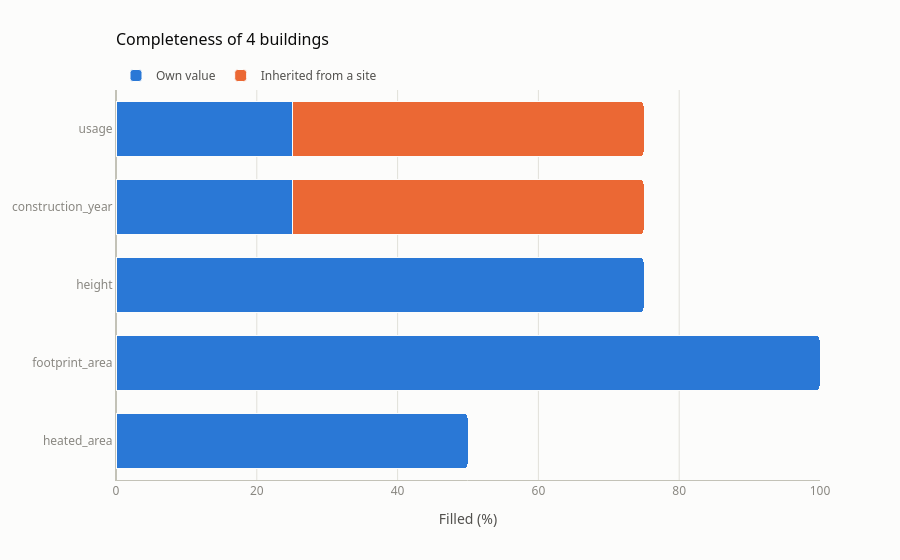

This figure's notebook cell:
### Markdown cell above
## 9. Les graphiques

Avec l'extra `[plot]`, `selection.plot` construit des figures plotly. Chaque méthode **renvoie**
une `plotly.graph_objects.Figure` sans l'afficher : Jupyter l'affiche quand elle termine la
cellule ; ailleurs, `fig.show()` ou `fig.write_html(...)`. Les entités sans valeur ne sont pas
tracées et le sous-titre dit combien elles sont.

### 9.1 Rapports : complétude et sources

### Code cell
buildings.plot.completeness(report_fields)

### Figure 1 — Plotly figure (JSON) as saved in the notebook; plotly's stock layout.template omitted (floating-point values rounded to 4 significant figures)
{"data": [{"hovertemplate": "%{y}: %{x:.0f} %<extra>Own value</extra>", "marker": {"color": "#2a78d6", "line": {"color": "#fcfcfb", "width": 1}}, "name": "Own value", "orientation": "h", "x": [25.0, 25.0, 75.0, 100.0, 50.0], "y": ["usage", "construction_year", "height", "footprint_area", "heated_area"], "type": "bar"}, {"hovertemplate": "%{y}: %{x:.0f} %<extra>Inherited from a site</extra>", "marker": {"color": "#eb6834", "line": {"color": "#fcfcfb", "width": 1}}, "name": "Inherited from a site", "orientation": "h", "x": [50.0, 50.0, 0.0, 0.0, 0.0], "y": ["usage", "construction_year", "height", "footprint_area", "heated_area"], "type": "bar"}], "layout": {"title": {"font": {"size": 16, "color": "#0b0b0b"}, "text": "Completeness of 4 buildings", "x": 0, "xref": "paper", "xanchor": "left"}, "font": {"family": "system-ui, -apple-system, \"Segoe UI\", sans-serif", "size": 12, "color": "#52514e"}, "legend": {"orientation": "h", "yanchor": "bottom", "y": 1.0, "x": 0, "title": {}, "traceorder": "normal"}, "hoverlabel": {"font": {"color": "#0b0b0b", "family": "system-ui, -apple-system, \"Segoe UI\", sans-serif"}, "bgcolor": "#fcfcfb"}, "margin": {"t": 90}, "paper_bgcolor": "#fcfcfb", "plot_bgcolor": "#fcfcfb", "barmode": "stack", "bargap": 0.3, "barcornerradius": 4, "xaxis": {"tickfont": {"color": "#898781"}, "title": {"font": {"color": "#52514e"}, "text": "Filled (%)"}, "gridcolor": "#e1e0d9", "linecolor": "#c3c2b7", "zerolinecolor": "#c3c2b7", "showgrid": true, "range": [0, 100]}, "yaxis": {"tickfont": {"color": "#898781"}, "title": {"font": {"color": "#52514e"}}, "gridcolor": "#e1e0d9", "linecolor": "#c3c2b7", "zerolinecolor": "#c3c2b7", "showgrid": false, "autorange": "reversed"}}}
